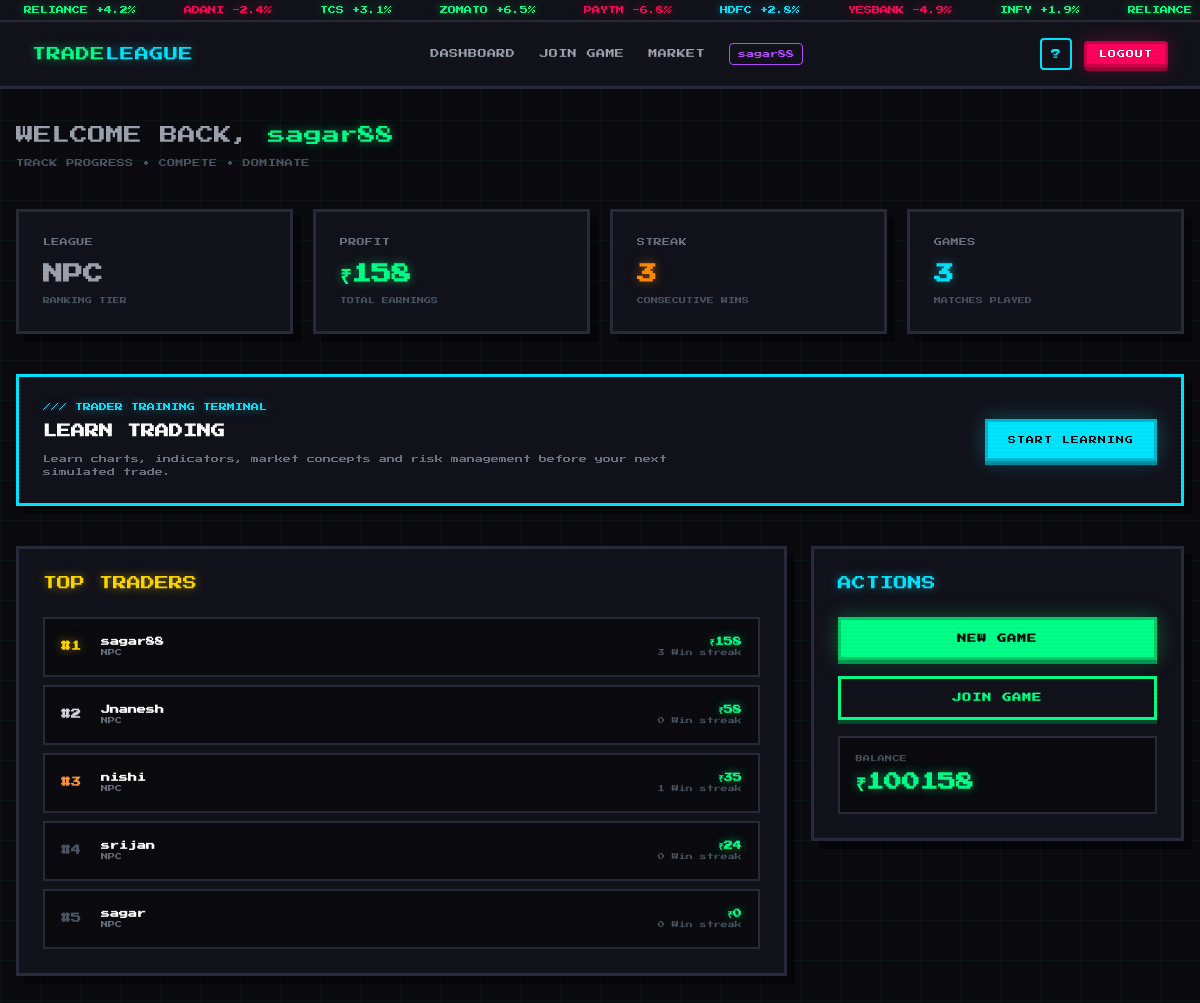
The page /dashboard/ (signed in) on the database as committed earlier.
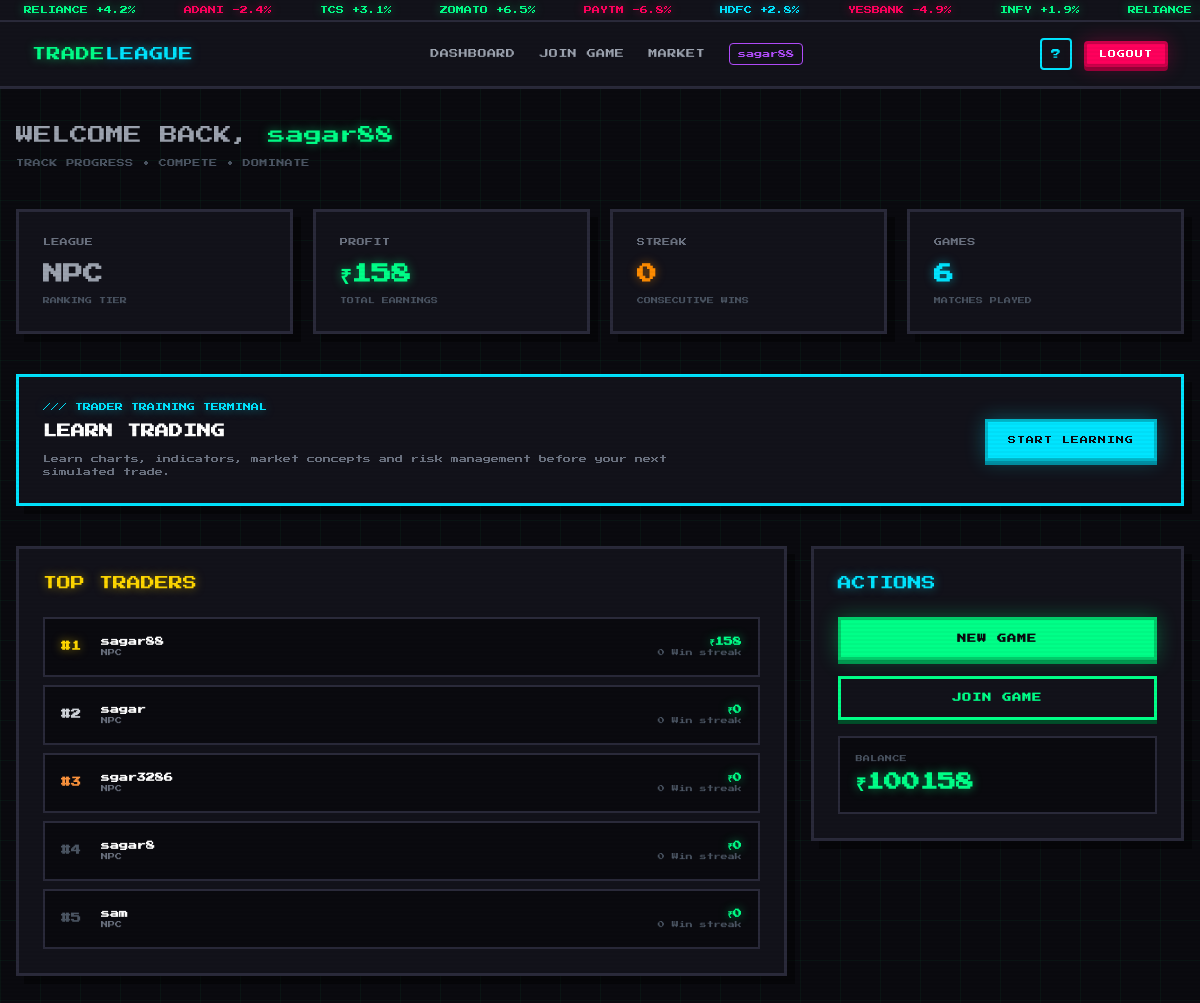
The same page on the database as committed later.
### game/models.py (models this page shows, shortened)
class Profile(models.Model):
    user = models.OneToOneField(User, on_delete=models.CASCADE)
    account_balance = models.FloatField(default=100000)
    total_profit_counter = models.FloatField(default=0)
    games_played = models.IntegerField(default=0)
    win_streak = models.IntegerField(default=0)
    league_level = models.CharField(max_length=20, default="NPC")
    active_room = models.ForeignKey(
        GameRoom,
        null=True,
        blank=True,
        on_delete=models.SET_NULL,
        related_name="active_players"
    )

### game/views_frontend.py (the view)
@login_required
def dashboard(request):
    profile = request.user.profile
    leaders = Profile.objects.order_by("-total_profit_counter")[:10]
    return render(request, "dashboard.html", {
        "profile": profile,
        "leaders": leaders
    })

### game/templates/dashboard.html (shortened to what this page needs)
{% extends "base.html" %}
{% block content %}
<div class="max-w-7xl mx-auto px-4 py-8">
    <div class="mb-10">
        <h1 class="text-lg mb-2">
            <span class="text-gray-400">WELCOME BACK,</span> <span class="neon-green">{{ user.username }}</span>
        </h1>
        <p class="text-[8px] text-gray-600 uppercase tracking-wider">Track progress • Compete • Dominate</p>
    </div>
    <div class="grid grid-cols-1 md:grid-cols-4 gap-5 mb-10">
        <div class="pixel-card p-6">
            <div class="flex items-center justify-between mb-3">
                <span class="text-[8px] text-gray-500 uppercase tracking-wider">League</span>
            </div>
            <p class="text-xl font-bold">
                {% if profile.league_level == 'NPC' %}
                    <span class="text-gray-400">{{ profile.league_level }}</span>
                {% elif profile.league_level == 'VALID' %}
                    <span class="neon-cyan">{{ profile.league_level }}</span>
                {% elif profile.league_level == 'MAIN' %}
                    <span style="color:#b44dff; text-shadow: 0 0 10px rgba(180,77,255,0.5);">{{ profile.league_level }}</span>
                {% elif profile.league_level == 'GOAT' %}
                    <span class="neon-gold">{{ profile.league_level }}</span>
                {% endif %}
            </p>
            <p class="text-[7px] text-gray-600 mt-2">RANKING TIER</p>
        </div>
        <div class="pixel-card p-6">
            <div class="flex items-center justify-between mb-3">
                <span class="text-[8px] text-gray-500 uppercase tracking-wider">Profit</span>
            </div>
            <p class="text-xl font-bold neon-green">
                ₹{{ profile.total_profit_counter|floatformat:0 }}
            </p>
            <p class="text-[7px] text-gray-600 mt-2">TOTAL EARNINGS</p>
        </div>
        <div class="pixel-card p-6">
            <div class="flex items-center justify-between mb-3">
                <span class="text-[8px] text-gray-500 uppercase tracking-wider">Streak</span>
            </div>
            <p class="text-xl font-bold" style="color:#ff8c00; text-shadow: 0 0 10px rgba(255,140,0,0.5);">
                {{ profile.win_streak|default:"0" }}
            </p>
            <p class="text-[7px] text-gray-600 mt-2">CONSECUTIVE WINS</p>
        </div>
        <div class="pixel-card p-6">
            <div class="flex items-center justify-between mb-3">
                <span class="text-[8px] text-gray-500 uppercase tracking-wider">Games</span>
            </div>
            <p class="text-xl font-bold neon-cyan">
                {{ profile.games_played|default:"0" }}
            </p>
            <p class="text-[7px] text-gray-600 mt-2">MATCHES PLAYED</p>
        </div>
    </div>
    <section class="pixel-card p-6 mb-10 border-[#00e5ff]">
        <div class="flex flex-col md:flex-row md:items-center md:justify-between gap-5">
            <div>
                <p class="text-[8px] neon-cyan mb-2">/// TRADER TRAINING TERMINAL</p>
                <h2 class="text-sm text-white font-bold">LEARN TRADING</h2>
                <p class="text-[8px] text-gray-500 mt-3 leading-relaxed max-w-2xl">Learn charts, indicators, market concepts and risk management before your next simulated trade.</p>
            </div>
            <a href="{% url 'learn' %}" class="pixel-btn pixel-btn-cyan inline-block shrink-0 px-5 py-3 text-[8px] text-center">START LEARNING</a>
        </div>
    </section>
    <div class="grid grid-cols-1 lg:grid-cols-3 gap-6">
        <div class="lg:col-span-2">
            <div class="pixel-card p-6">
                <h2 class="text-sm neon-gold mb-6 flex items-center gap-2">
                    TOP TRADERS
                </h2>
                <div class="space-y-2">
                    {% for leader in leaders %}
                        <div class="bg-[#0a0a0f] border-2 border-[#2a2a3a] p-4 hover:border-[#00ff88] transition flex items-center justify-between">
                            <div class="flex items-center gap-4">
                                <span class="text-[10px] font-bold w-6
                                    {% if forloop.counter == 1 %}neon-gold
                                    {% elif forloop.counter == 2 %}text-gray-300
                                    {% elif forloop.counter == 3 %}text-orange-400
                                    {% else %}text-gray-600{% endif %}">
                                    #{{ forloop.counter }}
                                </span>
                                <div>
                                    <p class="text-[9px] text-white font-bold">{{ leader.user.username }}</p>
                                    <p class="text-[7px]
                                        {% if leader.league_level == 'NPC' %}text-gray-500
                                        {% elif leader.league_level == 'VALID' %}text-[#00e5ff]
                                        {% elif leader.league_level == 'MAIN' %}text-[#b44dff]
                                        {% elif leader.league_level == 'GOAT' %}text-[#ffd700]
                                        {% endif %}">
                                        {{ leader.league_level }}
                                    </p>
                                </div>
                            </div>
                            <div class="text-right">
                                <p class="text-[9px] font-bold neon-green">₹{{ leader.total_profit_counter|floatformat:0 }}</p>
                                <p class="text-[7px] text-gray-600">{{ leader.win_streak|default:"0" }} Win streak</p>
                            </div>
                        </div>
                    {% empty %}
                        <div class="text-center py-8">
                            <p class="text-gray-500 text-[9px]">NO TRADERS YET. BE THE FIRST!</p>
                        </div>
                    {% endfor %}
                </div>
            </div>
        </div>
        <div>
            <div class="pixel-card p-6 sticky top-24">
                <h2 class="text-sm neon-cyan mb-6"> ACTIONS</h2>
                <div class="space-y-4">
                    <a href="{% url 'create_room' %}" class="pixel-btn pixel-btn-green block w-full py-3 text-[9px] font-bold text-center rounded-none">
                        NEW GAME
                    </a>
                    <a href="{% url 'lobby' %}" class="pixel-btn pixel-btn-outline block w-full py-3 text-[9px] font-bold text-center rounded-none">
                         JOIN GAME
                    </a>
                    <div class="bg-[#0a0a0f] border-2 border-[#2a2a3a] p-4 mt-6">
                        <p class="text-[7px] text-gray-600 uppercase tracking-wider mb-1">Balance</p>
                        <p class="text-lg font-bold neon-green">₹{{ profile.account_balance|floatformat:0 }}</p>
                    </div>
                </div>
            </div>
        </div>
    </div>
</div>
{% endblock %}

### game/templates/base.html (shortened to what this page needs)
<!DOCTYPE html>
<html lang="en">
<head>
    <script src="https://cdn.tailwindcss.com"></script>
</head>
<body class="bg-pixel-bg text-gray-300 scanlines grid-bg">
{% if user.is_authenticated %}
<div class="bg-pixel-card border-b-2 border-pixel-border overflow-hidden py-1">
    <div class="flex whitespace-nowrap ticker-scroll">
        <span class="mx-6 text-[8px]"><span class="neon-green">RELIANCE +4.2%</span></span>
        <span class="mx-6 text-[8px]"><span class="neon-magenta">ADANI -2.4%</span></span>
        <span class="mx-6 text-[8px]"><span class="neon-green">TCS +3.1%</span></span>
        <span class="mx-6 text-[8px]"><span class="neon-green">ZOMATO +6.5%</span></span>
        <span class="mx-6 text-[8px]"><span class="neon-magenta">PAYTM -6.8%</span></span>
        <span class="mx-6 text-[8px]"><span class="neon-cyan">HDFC +2.8%</span></span>
        <span class="mx-6 text-[8px]"><span class="neon-magenta">YESBANK -4.9%</span></span>
        <span class="mx-6 text-[8px]"><span class="neon-green">INFY +1.9%</span></span>
        <span class="mx-6 text-[8px]"><span class="neon-green">RELIANCE +4.2%</span></span>
    </div>
</div>
<nav class="bg-pixel-card sticky top-0 z-50" style="border-bottom: 3px solid #2a2a3a;">
    <div class="max-w-7xl mx-auto px-4 sm:px-6 lg:px-8">
        <div class="flex justify-between items-center h-16">
            <a href="{% url 'dashboard' %}" class="flex items-center gap-2">
                <span class="text-sm neon-green tracking-wider">TRADE<span class="neon-cyan">LEAGUE</span></span>
            </a>
            <div class="hidden md:flex items-center space-x-6">
                <a href="{% url 'dashboard' %}" class="text-[9px] text-gray-400 hover:text-pixel-neon transition uppercase tracking-wider">
                    Dashboard
                </a>
                <a href="{% url 'lobby' %}" class="text-[9px] text-gray-400 hover:text-pixel-cyan transition uppercase tracking-wider">
                    Join Game
                </a>
                <a href="{% url 'market' %}" class="text-[9px] text-gray-400 hover:text-pixel-gold transition uppercase tracking-wider">
                    Market
                </a>
                <span class="text-[8px] text-pixel-purple px-2 py-1 border border-pixel-purple rounded">
                    {{ user.username }}
                </span>
            </div>
            <div class="flex items-center space-x-3">
                <a href="{% url 'how_to_play' %}" title="How to Play"
                   class="w-8 h-8 flex items-center justify-center border-2 border-pixel-cyan text-pixel-cyan rounded hover:bg-pixel-cyan hover:text-pixel-bg transition text-[10px]">
                    ?
                </a>
                <a href="{% url 'logout' %}"
                   class="pixel-btn pixel-btn-magenta px-3 py-1 text-[8px] rounded">
                    LOGOUT
                </a>
            </div>
        </div>
    </div>
</nav>
{% endif %}
<main class="min-h-[calc(100vh-64px)]">
    {% block content %}{% endblock %}
</main>
</body>
</html>

### game/templates/base.html (style rules this page uses)
* { font-family: 'Press Start 2P', cursive !important; }
body { font-size: 10px; line-height: 2; background: #0a0a0f; }
.neon-green { color: #00ff88; text-shadow: 0 0 10px rgba(0,255,136,0.5); }
.neon-cyan { color: #00e5ff; text-shadow: 0 0 10px rgba(0,229,255,0.5); }
.neon-magenta { color: #ff005c; text-shadow: 0 0 10px rgba(255,0,92,0.5); }
.neon-gold { color: #ffd700; text-shadow: 0 0 10px rgba(255,215,0,0.5); }
.scanlines::after { content: ''; position: fixed; top: 0; left: 0; right: 0; bottom: 0; background: repeating-linear-gradient( 0deg, transparent, transparent 2px, rgba(0,0,0,0.03) 2px, rgba(0,0,0,0.03) 4px ); pointer-events: none; z-index: 9999; }
.pixel-btn { border: 3px solid; position: relative; transition: all 0.15s; text-transform: uppercase; letter-spacing: 1px; }
.pixel-btn-green { background: #00ff88; border-color: #00cc6a; color: #0a0a0f; box-shadow: 0 4px 0 #009950, 0 0 20px rgba(0,255,136,0.3); }
.pixel-btn-cyan { background: #00e5ff; border-color: #00b8cc; color: #0a0a0f; box-shadow: 0 4px 0 #008fa3, 0 0 20px rgba(0,229,255,0.3); }
.pixel-btn-magenta { background: #ff005c; border-color: #cc004a; color: #fff; box-shadow: 0 4px 0 #990038, 0 0 20px rgba(255,0,92,0.3); }
.pixel-btn-outline { background: transparent; border-color: #00ff88; color: #00ff88; box-shadow: 0 4px 0 #004d29; }
.pixel-card { background: #12121a; border: 3px solid #2a2a3a; box-shadow: 8px 8px 0 rgba(0,0,0,0.4); }
.grid-bg { background-image: linear-gradient(to right, rgba(0,255,136,0.04) 1px, transparent 1px), linear-gradient(to bottom, rgba(0,255,136,0.04) 1px, transparent 1px); background-size: 40px 40px; }
.ticker-scroll { animation: ticker 30s linear infinite; }

Rows that differ between the two databases and show on the page:
removed Profile: user.username "Jnanesh", league_level "NPC", total_profit_counter "58", win_streak "0"
removed Profile: user.username "nishi", league_level "NPC", total_profit_counter "35", win_streak "1"
removed Profile: user.username "srijan", league_level "NPC", total_profit_counter "24", win_streak "0"
changed Profile "sagar88": win_streak "3" → "0"; games_played "3" → "6"
added Profile: user.username "sgar3286", league_level "NPC", total_profit_counter "0", win_streak "0"
added Profile: user.username "sagar8", league_level "NPC", total_profit_counter "0", win_streak "0"
added Profile: user.username "sam", league_level "NPC", total_profit_counter "0", win_streak "0"
